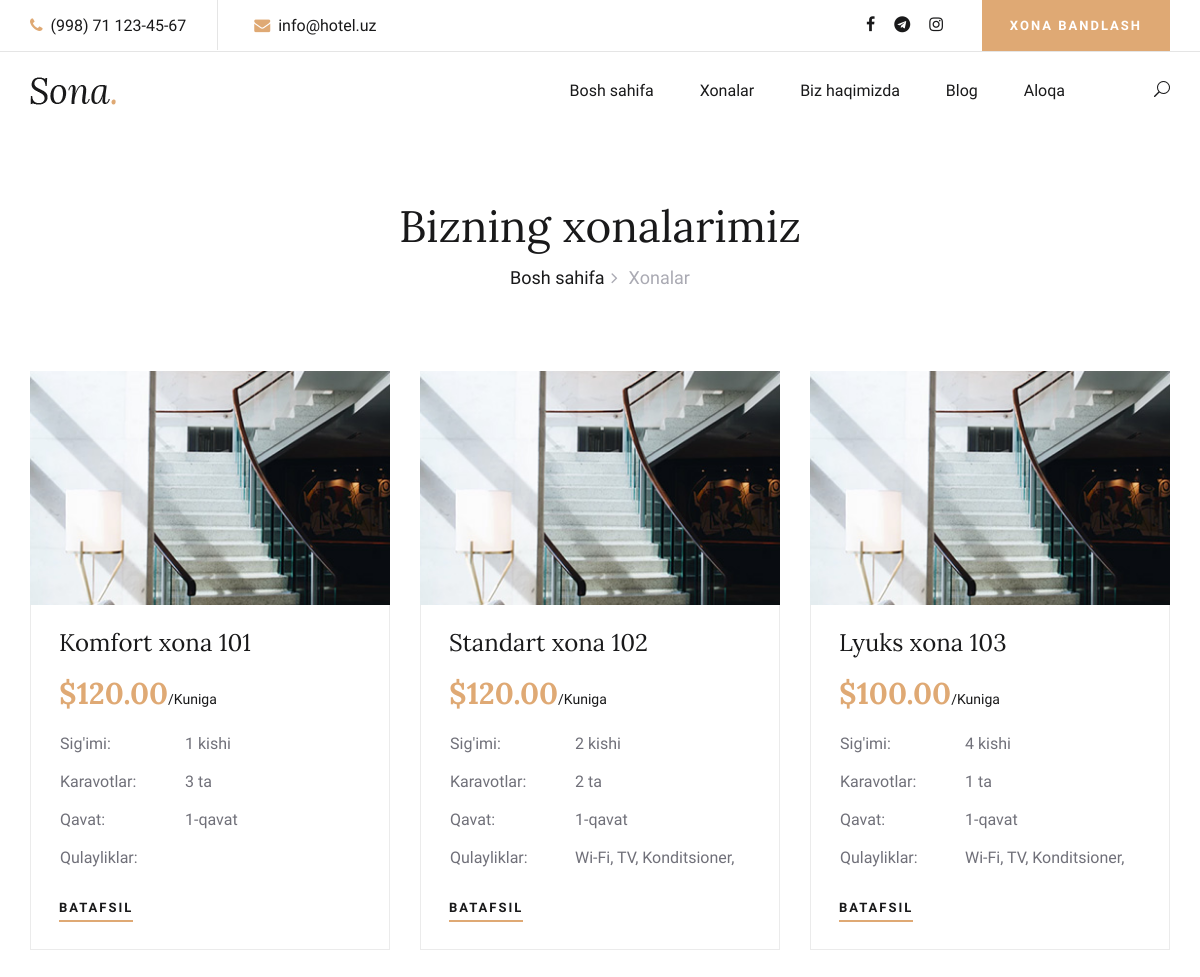
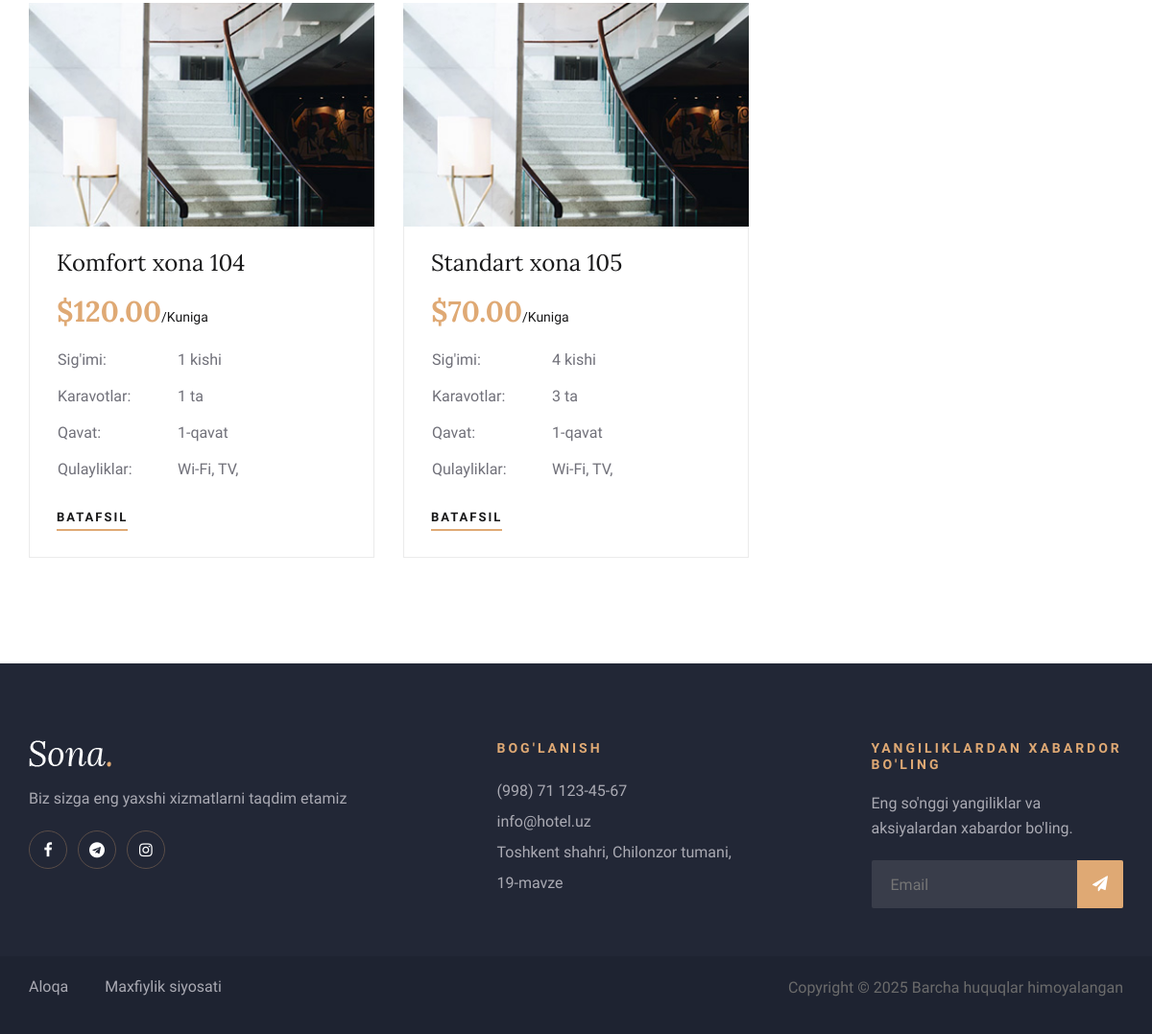
The app's page /rooms-list/ with its own data (2 pictures, top to bottom).
### admin_panel/models.py (models this page shows, shortened)
class Room(models.Model):
    ROOM_TYPES = [
        ("ST", "Standart"),
        ("CF", "Komfort"),
        ("LX", "Lyuks"),
    ]
    room_number = models.CharField(max_length=10, verbose_name="Xona raqami", unique=True)
    room_type = models.CharField(
        max_length=2,
        choices=ROOM_TYPES,
        default="ST",
        verbose_name="Xona turi"
    )
    price = models.DecimalField(
        max_digits=10,
        decimal_places=2,
        verbose_name="Narxi",
        default=0.00
    )
    beds = models.IntegerField(
        validators=[MinValueValidator(1)],
        verbose_name="Karavotlar soni",
        default=1
    )
    capacity = models.IntegerField(
        validators=[MinValueValidator(1)],
        verbose_name="Sig'imi",
        default=1
    )
    floor = models.IntegerField(
        validators=[MinValueValidator(1)],
        verbose_name="Qavat",
        default=1
    )
    description = models.TextField(
        verbose_name="Tavsif",
        blank=True,
        null=True
    )
    has_breakfast = models.BooleanField(
        default=False,
        verbose_name="Nonushta"
    )
    has_wifi = models.BooleanField(
        default=False,
        verbose_name="Wi-Fi"
    )
    has_tv = models.BooleanField(
        default=False,
        verbose_name="Televizor"
    )
    has_ac = models.BooleanField(
        default=False,
        verbose_name="Konditsioner"
    )
    has_minibar = models.BooleanField(
        default=False,
        verbose_name="Minibar"
    )
    has_safe = models.BooleanField(
        default=False,
        verbose_name="Seif"
    )
    has_bathroom = models.BooleanField(
        default=False,
        verbose_name="Hammom"
    )
    is_available = models.BooleanField(
        default=True,
        verbose_name="Mavjud"
    )
    created_at = models.DateTimeField(
        auto_now_add=True,
        verbose_name="Yaratilgan vaqti"
    )
    class Meta:
        verbose_name = "Xona"
        verbose_name_plural = "Xonalar"
        ordering = ['room_number']

### booking/views.py (the view)
# urls.py: path('rooms-list/', views.rooms_list, name='rooms_list'),
def rooms_list(request):
    rooms = Room.objects.all()
    return render(request, 'rooms_list.html', {'rooms': rooms})

### booking/templates/rooms_list.html (shortened to what this page needs)
{% extends 'base.html' %}
{% load static %}
{% block content %}
<div class="breadcrumb-section">
    <div class="container">
        <div class="row">
            <div class="col-lg-12">
                <div class="breadcrumb-text">
                    <h2>Bizning xonalarimiz</h2>
                    <div class="bt-option">
                        <a href="{% url 'index' %}">Bosh sahifa</a>
                        <span>Xonalar</span>
                    </div>
                </div>
            </div>
        </div>
    </div>
</div>
<section class="rooms-section spad">
    <div class="container">
        <div class="row">
            {% for room in rooms %}
            <div class="col-lg-4 col-md-6">
                <div class="room-item">
                    <img src="{% static 'assets_booking/img/room/room-1.jpg' %}" alt="">
                    <div class="ri-text">
                        <h4>{{ room.get_room_type_display }} xona {{ room.room_number }}</h4>
                        <h3>${{ room.price }}<span>/Kuniga</span></h3>
                        <table>
                            <tbody>
                                <tr>
                                    <td class="r-o">Sig'imi:</td>
                                    <td>{{ room.capacity }} kishi</td>
                                </tr>
                                <tr>
                                    <td class="r-o">Karavotlar:</td>
                                    <td>{{ room.beds }} ta</td>
                                </tr>
                                <tr>
                                    <td class="r-o">Qavat:</td>
                                    <td>{{ room.floor }}-qavat</td>
                                </tr>
                                <tr>
                                    <td class="r-o">Qulayliklar:</td>
                                    <td>
                                        {% if room.has_wifi %}Wi-Fi, {% endif %}
                                        {% if room.has_tv %}TV, {% endif %}
                                        {% if room.has_ac %}Konditsioner, {% endif %}
                                    </td>
                                </tr>
                            </tbody>
                        </table>
                        <a href="{% url 'room_details' room.id %}" class="primary-btn">Batafsil</a>
                    </div>
                </div>
            </div>
            {% endfor %}
        </div>
    </div>
</section>
{% endblock %}

### static/assets_booking/css/style.css (style rules this page uses)
html, body { height: 100%; font-family: "Cabin", sans-serif; -webkit-font-smoothing: antialiased; font-smoothing: antialiased; }
h1, h2, h3, h4, h5, h6 { margin: 0; color: #111111; font-weight: 400; font-family: "Lora", serif; }
h2 { font-size: 36px; }
h3 { font-size: 30px; }
h4 { font-size: 24px; }
img { max-width: 100%; }
.spad { padding-top: 100px; padding-bottom: 100px; }
.primary-btn { display: inline-block; font-size: 13px; color: #ffffff; text-transform: uppercase; letter-spacing: 2px; font-weight: 700; position: relative; }
.primary-btn:after { position: absolute; left: 0; bottom: -5px; width: 100%; height: 2px; background: #dfa974; content: ""; }
.breadcrumb-section { padding-top: 70px; padding-bottom: 80px; }
.breadcrumb-text { text-align: center; }
.breadcrumb-text h2 { font-size: 44px; color: #19191a; margin-bottom: 12px; }
.breadcrumb-text .bt-option a { display: inline-block; font-size: 18px; color: #19191a; margin-right: 20px; position: relative; font-weight: 500; }
.breadcrumb-text .bt-option a:after { position: absolute; right: -13px; top: 1px; content: ""; font-size: 18px; font-family: "FontAwesome"; color: #aaaab3; }
.breadcrumb-text .bt-option span { display: inline-block; font-size: 18px; color: #aaaab3; }
.rooms-section { padding-top: 0; padding-bottom: 80px; }
.room-item { margin-bottom: 30px; }
.room-item img { min-width: 100%; }
.room-item .ri-text { border: 1px solid #ebebeb; border-top: none; padding: 24px 24px 30px 28px; }
.room-item .ri-text h4 { color: #19191a; margin-bottom: 17px; }
.room-item .ri-text h3 { color: #dfa974; font-weight: 700; margin-bottom: 14px; }
.room-item .ri-text h3 span { font-family: "Cabin", sans-serif; font-size: 14px; font-weight: 400; color: #19191a; }
.room-item .ri-text table { margin-bottom: 18px; }
.room-item .ri-text table tbody tr td { font-size: 16px; color: #707079; line-height: 36px; }
.room-item .ri-text table tbody tr td.r-o { width: 125px; }
.room-item .ri-text .primary-btn { color: #19191a; }
@media only screen and (min-width: 1200px) { .container { max-width: 1170px; } }

### records on screen
Room: room_type "Komfort", room_number "101", price "120.00", capacity "1", beds "3", floor "1"
Room: room_type "Standart", room_number "102", price "120.00", capacity "2", beds "2", floor "1", has_wifi "Wi-Fi,", has_tv "TV,", has_ac "Konditsioner,"
Room: room_type "Lyuks", room_number "103", price "100.00", capacity "4", beds "1", floor "1", has_wifi "Wi-Fi,", has_tv "TV,", has_ac "Konditsioner,"
Room: room_type "Komfort", room_number "104", price "120.00", capacity "1", beds "1", floor "1", has_wifi "Wi-Fi,", has_tv "TV,"
Room: room_type "Standart", room_number "105", price "70.00", capacity "4", beds "3", floor "1", has_wifi "Wi-Fi,", has_tv "TV,"
